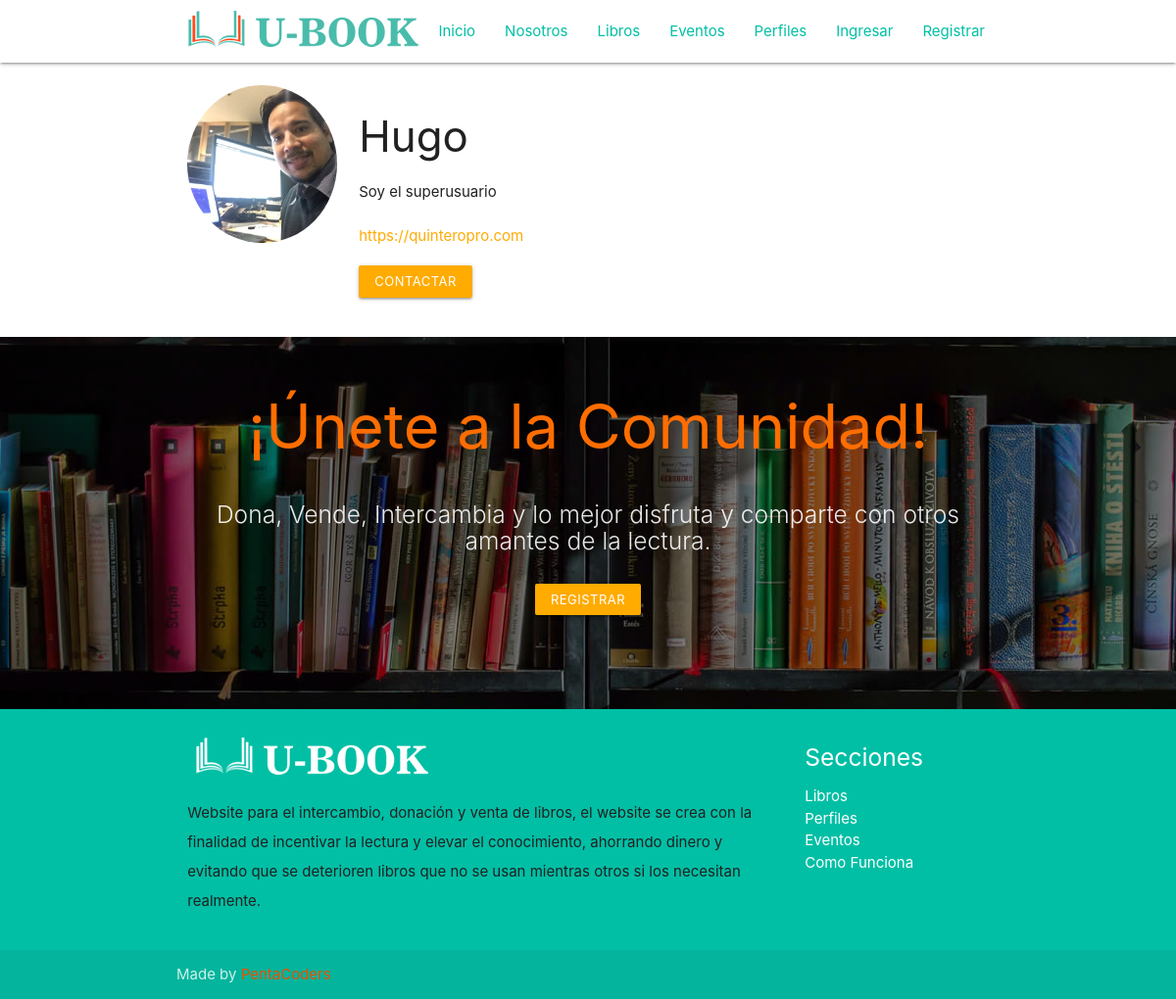
The app's page /profiles/Hugo/, older data.
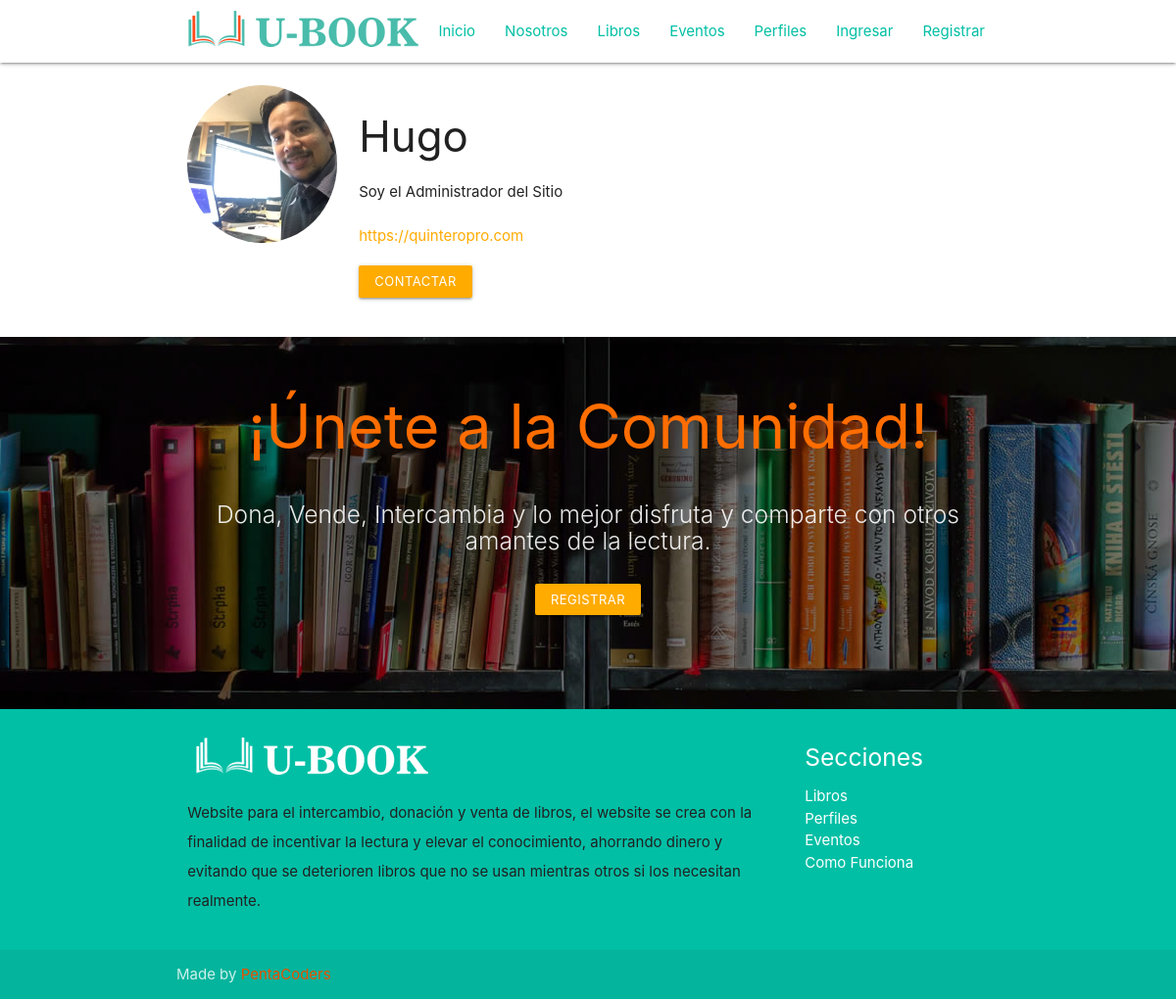
The same page, newer data.
### registration/models.py (models this page shows)
class Profile(models.Model):
    user = models.OneToOneField(User, on_delete=models.CASCADE)
    avatar = models.ImageField(upload_to=custom_upload_to, null=True, blank=True)
    bio = models.TextField(null=True, blank=True)
    link = models.URLField(max_length=200, null=True, blank=True)
    class Meta:
        ordering = ['user__username']

### profiles/views.py (the view)
# urls.py: path('<username>/', ProfileDetailView.as_view(), name='detail'),
class ProfileDetailView(DetailView):
    model = Profile
    template_name = 'profiles/profile_detail.html'
    def get_object(self):
        return get_object_or_404(Profile, user__username=self.kwargs['username'])

### profiles/templates/profiles/profile_detail.html (shortened to what this page needs)
{% extends 'core/base.html' %}
{% load static %}
{% block content %}
<main role="main">
  <div class="container">
    <div class="row">
      <div class="col s12 m10">
        <form action="" method="post" enctype="multipart/form-data">{% csrf_token %}
          <div class="row">
            <br>
            <div class="col s3">
              {% if profile.avatar %}
                <img src="{{profile.avatar.url}}" class="circle responsive-img">
              {% else %}
                <img src="{% static 'registration/img/no-avatar.jpg' %}" class="circle responsive-img">
              {% endif %}
            </div>
            <div class="col s9">
              <h3>{{profile.user}}</h3>
              {% if profile.bio %}<p>{{profile.bio}}</p>{% endif %}
              {% if profile.link %}<p><a href="{{profile.link}}" target="_blank">{{profile.link}}</a></p>{% endif %}
              {% if request.user != profile.user %}
                <a href="{% url 'messenger:start' profile.user.username %}" class="btn btn-small waves-effect waves-light amber accent-4">
                  Contactar
                </a>
              {% endif %}
            </div>
          </div>
        </form>
      </div>
    </div>
  </div>
</main>
{% endblock %}

Row changes from the older to the newer data that the page shows:
changed Profile "https://quinteropro.com": bio "Soy el superusuario" → "Soy el Administrador del Sitio"
